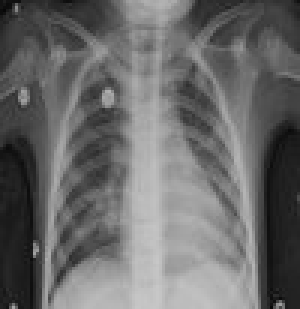
#> input picture 1.jpg, 100 x 103 px (shown 3 times larger)
$ python result.py --gt_file 1.jpg --sr_file 3.jpg   (older library calls are emulated)
#> lines starting #> are read from the running program, lines starting #| are printed output that depends on the picture
import os
import argparse
import cv2
import numpy as np
from skimage.metrics import peak_signal_noise_ratio as compare_psnr
from skimage.metrics import structural_similarity as compare_ssim
from tqdm import tqdm

def compute_mae(img1, img2):
    """Compute Mean Absolute Error (MAE) between two images."""
    return np.mean(np.abs(img1 - img2))

def calculate_metrics(gt_file, sr_file, scale, output_file=None):
    # Read ground truth and super-resolved images
#> called with gt_file = '1.jpg', sr_file = '3.jpg', scale = 4
    img_gt = cv2.imread(gt_file)
#> img_gt is the input picture: shape (103, 100, 3); min 7, max 199, mean 106
    img_sr = cv2.imread(sr_file)
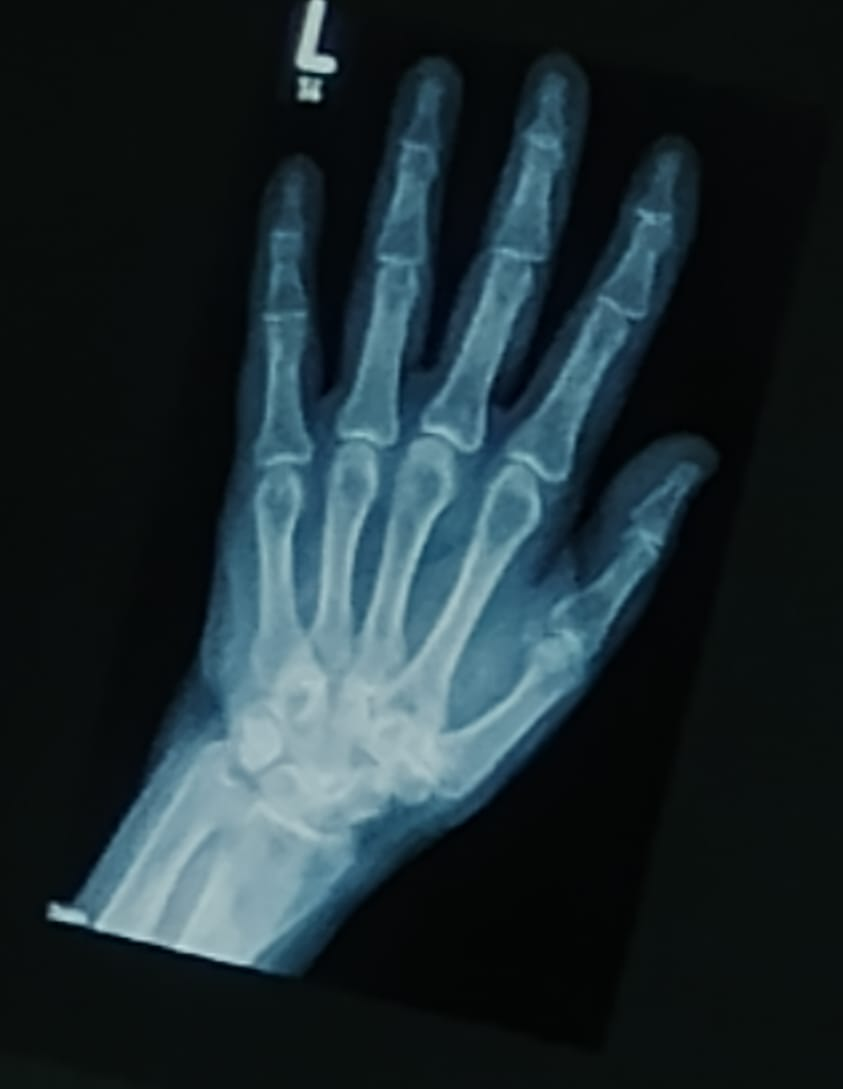
#> input picture 3.jpg, 843 x 1089 px
#> img_sr is the input picture: shape (1089, 843, 3); mean B, G, R 49.4, 44.3, 29.8

    if img_gt is None or img_sr is None:
        print(f"Error: Unable to load images {gt_file} or {sr_file}. Check file paths.")
        return

    # Convert to grayscale for Y-channel evaluation
    img_gt_y = cv2.cvtColor(img_gt, cv2.COLOR_BGR2YCrCb)[:, :, 0]
    img_sr_y = cv2.cvtColor(img_sr, cv2.COLOR_BGR2YCrCb)[:, :, 0]
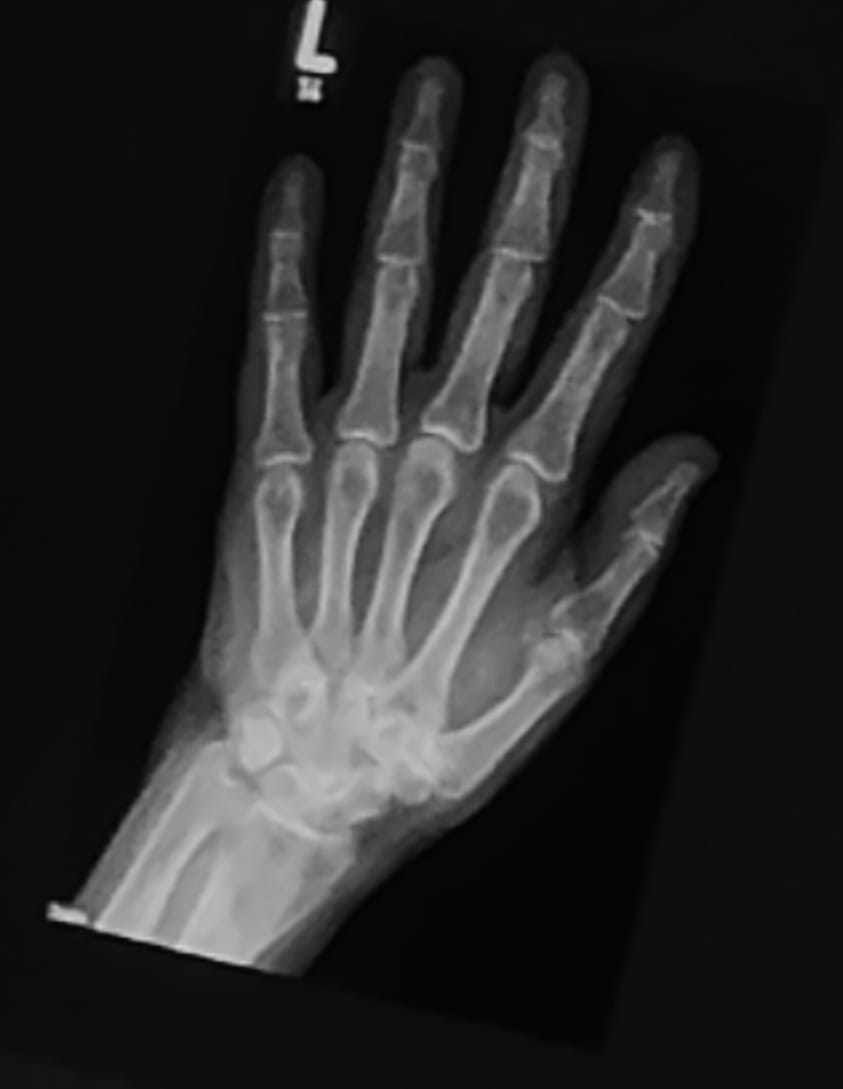
#> img_sr_y: shape (1089, 843); min 0, max 214, mean 40.6

    # Ensure the images are the same size (resize or crop the ground truth)
    h, w = img_sr_y.shape[:2]
#> h = 1089; w = 843
    img_gt_y_resized = cv2.resize(img_gt_y, (w, h))  # Resize to match SR image size
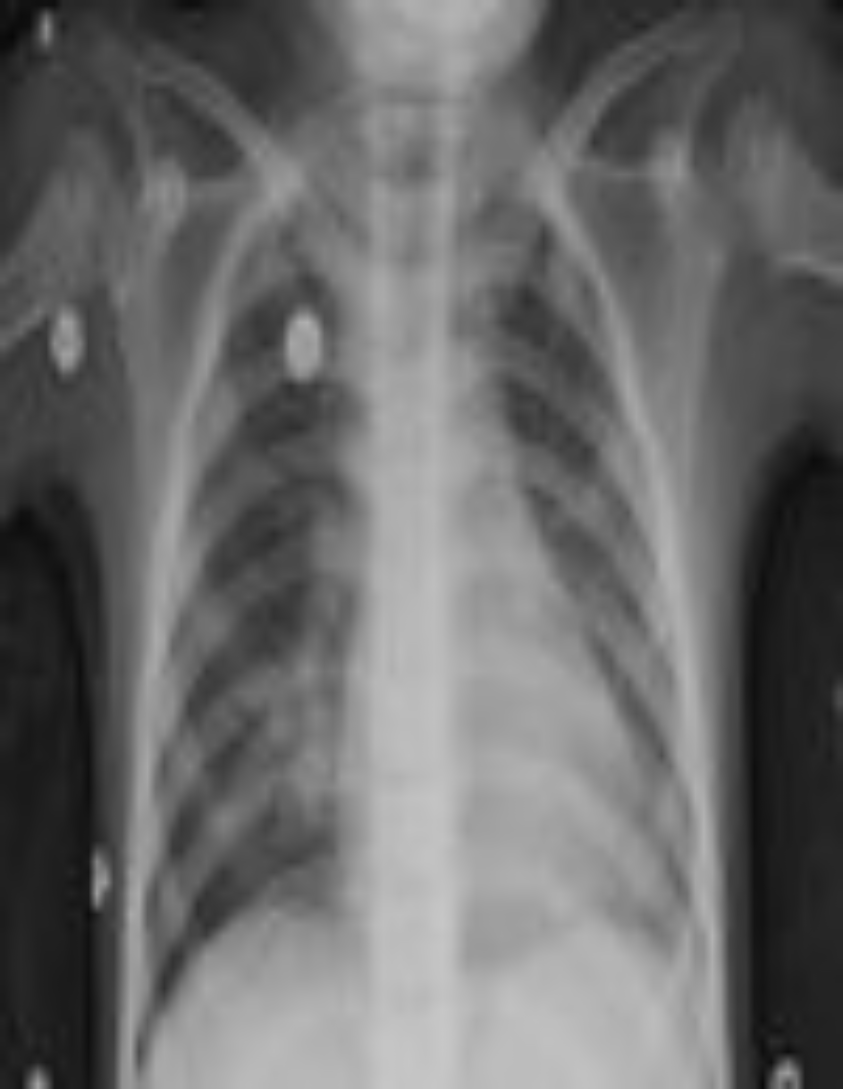
#> img_gt_y_resized: shape (1089, 843); min 7, max 199, mean 105.9

    # Calculate metrics
    psnr = compare_psnr(img_gt_y_resized, img_sr_y, data_range=255)
#> psnr = 8.96
    ssim = compare_ssim(img_gt_y_resized, img_sr_y, data_range=255)
#> ssim = 0.352
    mae = compute_mae(img_gt_y_resized, img_sr_y)  # Compute MAE
#> mae = 94.36

    # Print results
    print(f"PSNR: {psnr:.4f}")
#| PSNR: 8.9580
    print(f"SSIM: {ssim:.4f}")
#| SSIM: 0.3520
    print(f"MAE: {mae:.4f}")
#| MAE: 94.3621

    # Save results to file if specified
    if output_file:
        with open(output_file, 'w') as f:
            f.write(f"PSNR: {psnr:.4f}\n")
            f.write(f"SSIM: {ssim:.4f}\n")
            f.write(f"MAE: {mae:.4f}\n")
        print(f"Results saved to {output_file}")

if __name__ == "__main__":
    parser = argparse.ArgumentParser(description="Evaluate PSNR, SSIM, and MAE for specific super-resolved images.")
    parser.add_argument("--gt_file", type=str, required=True, help="Path to the high-resolution ground-truth image.")
    parser.add_argument("--sr_file", type=str, required=True, help="Path to the super-resolved image.")
    parser.add_argument("--scale", type=int, default=4, help="Scaling factor for SR.")
    parser.add_argument("--output_file", type=str, default=None, help="Path to save the evaluation results.")

    args = parser.parse_args()

    calculate_metrics(
        gt_file=args.gt_file,
        sr_file=args.sr_file,
        scale=args.scale,
        output_file=args.output_file
    )
